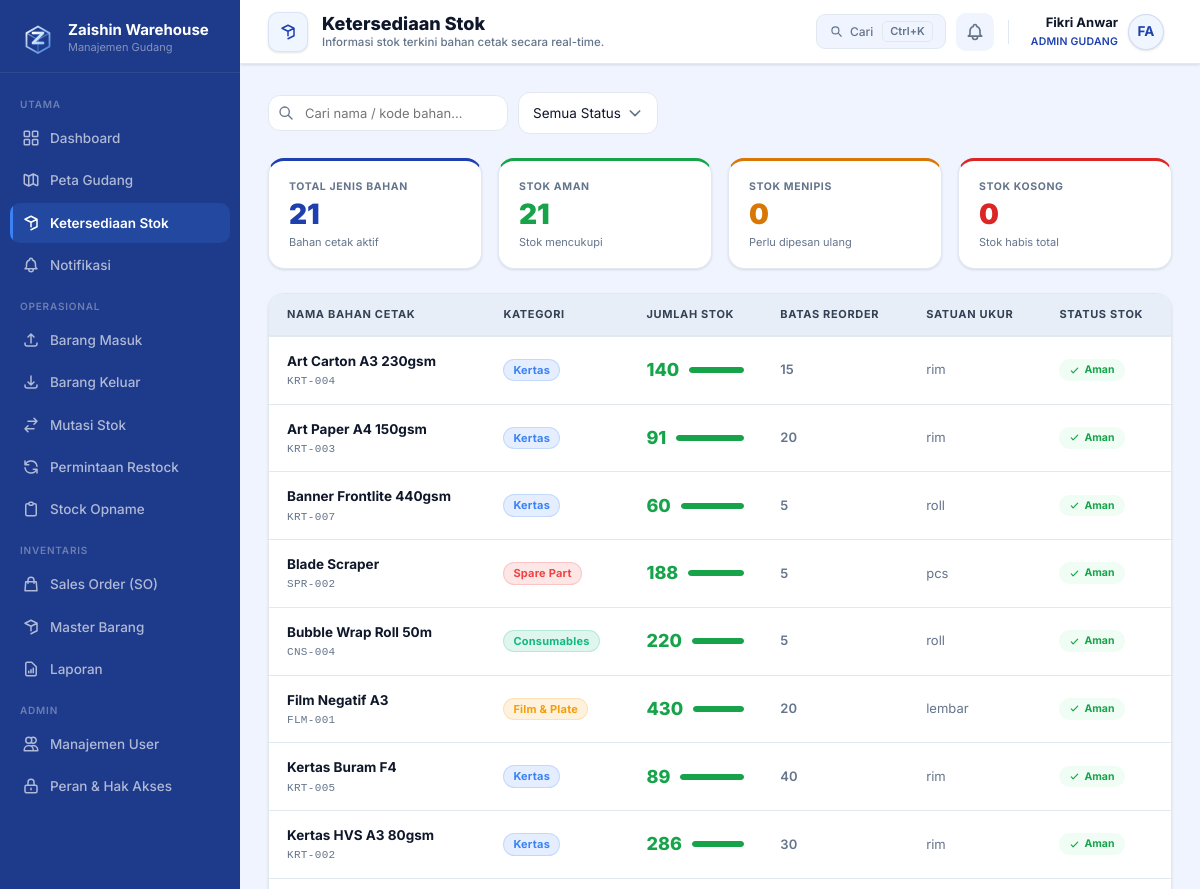
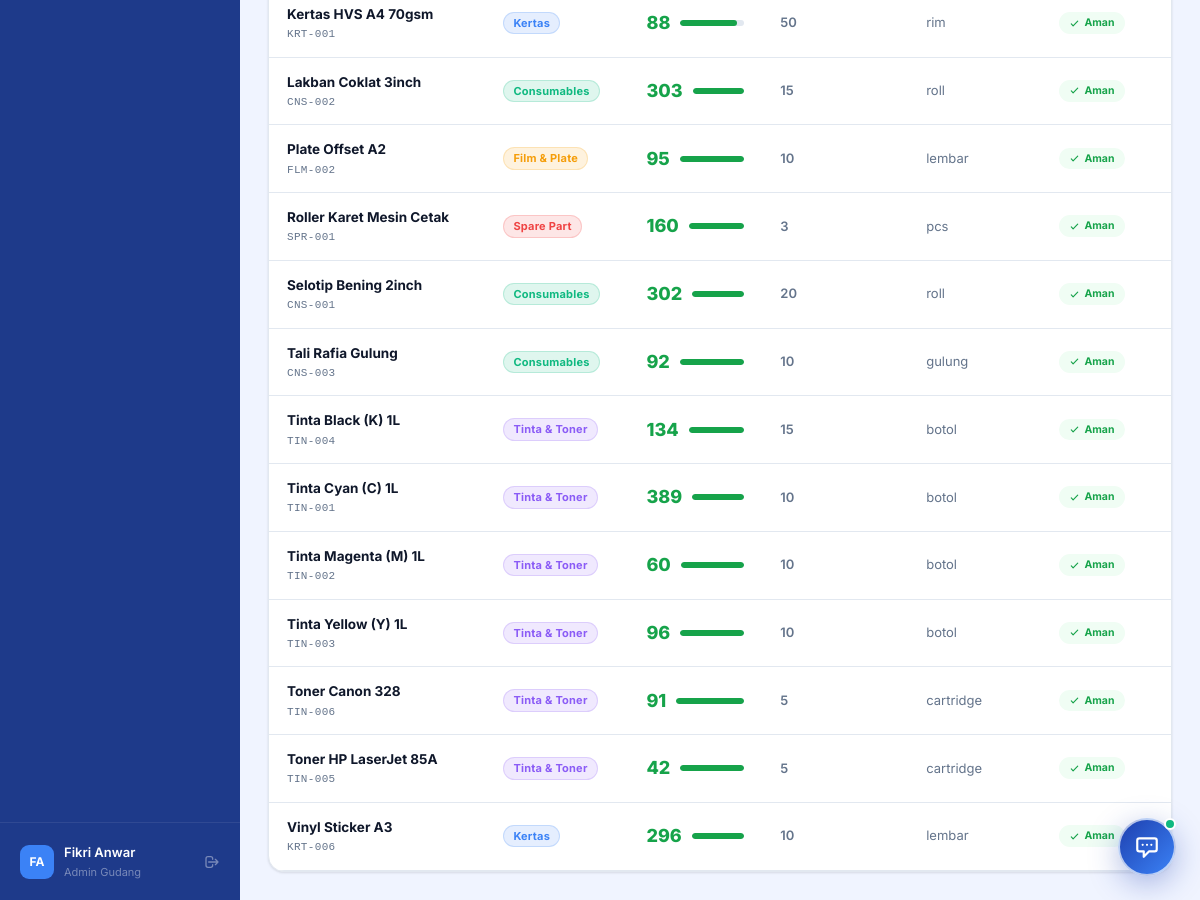
/index.php?page=stock (signed in), run on the app's committed database (2 pictures, top to bottom).
### tables this page shows
CREATE TABLE `items` (
  `id` int(11) NOT NULL,
  `sku` varchar(50) NOT NULL,
  `name` varchar(150) NOT NULL,
  `category_id` int(11) NOT NULL,
  `description` text DEFAULT NULL,
  `unit` varchar(20) NOT NULL DEFAULT 'pcs',
  `min_stock` int(11) NOT NULL DEFAULT 10,
  `qr_code` varchar(100) NOT NULL,
  `created_at` timestamp NOT NULL DEFAULT current_timestamp()
);

CREATE TABLE `categories` (
  `id` int(11) NOT NULL,
  `name` varchar(100) NOT NULL,
  `description` text DEFAULT NULL,
  `color` varchar(7) DEFAULT '#3b82f6',
  `created_at` timestamp NOT NULL DEFAULT current_timestamp()
);

### src/Controllers/StockViewController.php (called while the page is built, shortened)
<?php
$db = getDB();
$stmt = $db->query("
    SELECT i.id, i.name, i.sku, i.unit, i.min_stock,
           c.name AS cat_name, c.color AS cat_color,
           COALESCE(SUM(s.quantity), 0) AS total_stock
    FROM items i
    JOIN categories c ON i.category_id = c.id
    LEFT JOIN stock s ON i.id = s.item_id
    GROUP BY i.id
    ORDER BY i.name
");
$stockItems = $stmt->fetchAll();
require __DIR__ . '/../Views/stock/index.php';
require __DIR__ . '/../Views/layouts/main.php';

### index.php (called while the page is built, shortened)
<?php
$page   = $_GET['page']   ?? 'dashboard';
match ($page) {
    'login'     => require __DIR__ . '/src/Controllers/AuthController.php',
    'logout'    => require __DIR__ . '/src/Controllers/AuthController.php',
    'dashboard' => require __DIR__ . '/src/Controllers/DashboardController.php',
    'stock'     => require __DIR__ . '/src/Controllers/StockViewController.php',
    'items'     => require __DIR__ . '/src/Controllers/ItemController.php',
    'zones'     => require __DIR__ . '/src/Controllers/ZoneController.php',
    'inbound'   => require __DIR__ . '/src/Controllers/InboundController.php',
    'outbound'  => require __DIR__ . '/src/Controllers/OutboundController.php',
    'restock'   => require __DIR__ . '/src/Controllers/RestockController.php',
    'reports'   => require __DIR__ . '/src/Controllers/ReportController.php',
    'users'     => require __DIR__ . '/src/Controllers/UserController.php',
    'roles'     => require __DIR__ . '/src/Controllers/RoleController.php',
    'opname'      => require __DIR__ . '/src/Controllers/OpnameController.php',
    'opname-scan' => require __DIR__ . '/src/Controllers/OpnameController.php',
    'notifications' => require __DIR__ . '/src/Controllers/NotificationController.php',
    'sales-orders' => require __DIR__ . '/src/Controllers/SalesOrderController.php',
    'relocation' => require __DIR__ . '/src/Controllers/RelocationController.php',
    default     => require __DIR__ . '/src/Controllers/DashboardController.php',
};

### src/Views/stock/index.php (the view, shortened to what this page needs)
<?php
$totalItems   = count($stockItems);
$lowItems     = array_filter($stockItems, fn($i) => (int)$i['total_stock'] <= (int)$i['min_stock']);
$critItems    = array_filter($stockItems, fn($i) => (int)$i['total_stock'] === 0);
$healthyItems = $totalItems - count($lowItems);
?>
<div class="stock-view-header justify-start mb-24">
  <div class="stock-search-bar">
    <div class="stock-search-wrap">
      <input type="text" class="stock-search-input" id="stock-search" placeholder="Cari nama / kode bahan…" oninput="filterStockTable(this.value)">
    </div>
  </div>
</div>
<div class="stock-summary-row">
  <div class="stock-summary-card border-top-primary">
    <div class="stock-summary-label">Total Jenis Bahan</div>
    <div class="stock-summary-value text-primary"><?= $totalItems ?></div>
    <div class="stock-summary-sub">Bahan cetak aktif</div>
  </div>
  <div class="stock-summary-card border-top-success">
    <div class="stock-summary-label">Stok Aman</div>
    <div class="stock-summary-value text-success"><?= $healthyItems ?></div>
    <div class="stock-summary-sub">Stok mencukupi</div>
  </div>
  <div class="stock-summary-card border-top-warning">
    <div class="stock-summary-label">Stok Menipis</div>
    <div class="stock-summary-value text-warning"><?= count($lowItems) ?></div>
    <div class="stock-summary-sub">Perlu dipesan ulang</div>
  </div>
  <div class="stock-summary-card border-top-danger">
    <div class="stock-summary-label">Stok Kosong</div>
    <div class="stock-summary-value text-danger"><?= count($critItems) ?></div>
    <div class="stock-summary-sub">Stok habis total</div>
  </div>
</div>
<div class="stock-table-wrap">
  <?php if (empty($stockItems)): ?>
    <div class="empty-state">
      <svg fill="none" stroke="currentColor" viewBox="0 0 24 24" class="empty-state-icon"><path stroke-linecap="round" stroke-linejoin="round" stroke-width="1.5" d="M20 7l-8-4-8 4m16 0l-8 4m8-4v10l-8 4m0-10L4 7m8 10V11"/></svg>
      <div class="empty-state-title">Tidak ada data barang</div>
    </div>
  <?php else: ?>
  <table class="stock-table" id="stock-table">
    <thead>
      <tr>
        <th>Nama Bahan Cetak</th>
        <th>Kategori</th>
        <th>Jumlah Stok</th>
        <th>Batas Reorder</th>
        <th>Satuan Ukur</th>
        <th>Status Stok</th>
      </tr>
    </thead>
    <tbody>
      <?php foreach ($stockItems as $idx => $item):
        $stock    = (int)$item['total_stock'];
        $min      = (int)$item['min_stock'];
        $pct      = $min > 0 ? min(100, round(($stock / max($min * 2, 1)) * 100)) : ($stock > 0 ? 100 : 0);
        if ($stock === 0) {
            $statusClass = 'low';
            $statusLabel = 'Kosong';
            $statusIcon  = '<path stroke-linecap="round" stroke-linejoin="round" stroke-width="2" d="M6 18L18 6M6 6l12 12"/>';
            $barColor    = 'var(--danger)';
        } else {
            $statusClass = 'ok';
            $statusLabel = 'Aman';
            $statusIcon  = '<path stroke-linecap="round" stroke-linejoin="round" stroke-width="2.5" d="M5 13l4 4L19 7"/>';
            $barColor    = 'var(--success)';
        }
        $catColor = $item['cat_color'] ?? '#6366f1';
        $catBg    = $catColor . '22';
      ?>
      <tr style="animation-delay: <?= $idx * 25 ?>ms;"
          data-name="<?= strtolower(htmlspecialchars($item['name'])) ?>"
          data-sku="<?= strtolower(htmlspecialchars($item['sku'])) ?>"
          data-status="<?= $statusClass ?>">
        <td>
          <div class="stock-name-cell">
            <span class="stock-item-name"><?= htmlspecialchars($item['name']) ?></span>
            <span class="stock-item-sku"><?= htmlspecialchars($item['sku']) ?></span>
          </div>
        </td>
        <td>
          <span class="cat-pill" style="background:<?= $catBg ?>; color:<?= $catColor ?>; border: 1px solid <?= $catColor ?>33;">
            <?= htmlspecialchars($item['cat_name']) ?>
          </span>
        </td>
        <td>
          <div class="stock-level-cell">
            <span class="stock-qty" style="color:<?= $barColor ?>;"><?= number_format($stock) ?></span>
            <div class="stock-bar-wrap">
              <div class="stock-bar-fill" style="width:<?= $pct ?>%; background:<?= $barColor ?>;"></div>
            </div>
          </div>
        </td>
        <td class="text-muted font-600"><?= number_format($min) ?></td>
        <td class="text-muted"><?= htmlspecialchars($item['unit']) ?></td>
        <td>
          <span class="stock-status-badge <?= $statusClass ?>">
            <svg fill="none" stroke="currentColor" viewBox="0 0 24 24" class="icon-11"><?= $statusIcon ?></svg>
            <?= $statusLabel ?>
          </span>
        </td>
      </tr>
      <?php endforeach; ?>
    </tbody>
  </table>
  <?php endif; ?>
</div>

### data on the page
items: name "Art Carton A3 230gsm", sku "KRT-004", category.name "Kertas", stock "140", $pct 100 (drawn), min_stock "15", unit "rim", statusLabel "Aman"
items: name "Art Paper A4 150gsm", sku "KRT-003", category.name "Kertas", stock "91", $pct 100 (drawn), min_stock "20", unit "rim", statusLabel "Aman"
items: name "Banner Frontlite 440gsm", sku "KRT-007", category.name "Kertas", stock "60", $pct 100 (drawn), min_stock "5", unit "roll", statusLabel "Aman"
items: name "Blade Scraper", sku "SPR-002", category.name "Spare Part", stock "188", $pct 100 (drawn), min_stock "5", unit "pcs", statusLabel "Aman"
items: name "Bubble Wrap Roll 50m", sku "CNS-004", category.name "Consumables", stock "220", $pct 100 (drawn), min_stock "5", unit "roll", statusLabel "Aman"
items: name "Film Negatif A3", sku "FLM-001", category.name "Film & Plate", stock "430", $pct 100 (drawn), min_stock "20", unit "lembar", statusLabel "Aman"
items: name "Kertas Buram F4", sku "KRT-005", category.name "Kertas", stock "89", $pct 100 (drawn), min_stock "40", unit "rim", statusLabel "Aman"
items: name "Kertas HVS A3 80gsm", sku "KRT-002", category.name "Kertas", stock "286", $pct 100 (drawn), min_stock "30", unit "rim", statusLabel "Aman"
items: name "Kertas HVS A4 70gsm", sku "KRT-001", category.name "Kertas", stock "88", min_stock "50", unit "rim", statusLabel "Aman"
items: name "Lakban Coklat 3inch", sku "CNS-002", category.name "Consumables", stock "303", $pct 100 (drawn), min_stock "15", unit "roll", statusLabel "Aman"
items: name "Plate Offset A2", sku "FLM-002", category.name "Film & Plate", stock "95", $pct 100 (drawn), min_stock "10", unit "lembar", statusLabel "Aman"
items: name "Roller Karet Mesin Cetak", sku "SPR-001", category.name "Spare Part", stock "160", $pct 100 (drawn), min_stock "3", unit "pcs", statusLabel "Aman"
items: name "Selotip Bening 2inch", sku "CNS-001", category.name "Consumables", stock "302", $pct 100 (drawn), min_stock "20", unit "roll", statusLabel "Aman"
items: name "Tali Rafia Gulung", sku "CNS-003", category.name "Consumables", stock "92", $pct 100 (drawn), min_stock "10", unit "gulung", statusLabel "Aman"
items: name "Tinta Black (K) 1L", sku "TIN-004", category.name "Tinta & Toner", stock "134", $pct 100 (drawn), min_stock "15", unit "botol", statusLabel "Aman"
items: name "Tinta Cyan (C) 1L", sku "TIN-001", category.name "Tinta & Toner", stock "389", $pct 100 (drawn), min_stock "10", unit "botol", statusLabel "Aman"
items: name "Tinta Magenta (M) 1L", sku "TIN-002", category.name "Tinta & Toner", stock "60", $pct 100 (drawn), min_stock "10", unit "botol", statusLabel "Aman"
items: name "Tinta Yellow (Y) 1L", sku "TIN-003", category.name "Tinta & Toner", stock "96", $pct 100 (drawn), min_stock "10", unit "botol", statusLabel "Aman"
items: name "Toner Canon 328", sku "TIN-006", category.name "Tinta & Toner", stock "91", $pct 100 (drawn), min_stock "5", unit "cartridge", statusLabel "Aman"
items: name "Toner HP LaserJet 85A", sku "TIN-005", category.name "Tinta & Toner", stock "42", $pct 100 (drawn), min_stock "5", unit "cartridge", statusLabel "Aman"
items: name "Vinyl Sticker A3", sku "KRT-006", category.name "Kertas", stock "296", $pct 100 (drawn), min_stock "10", unit "lembar", statusLabel "Aman"

### other printed values
$_SESSION['user_avatar'] "FA"
$_SESSION['user_name'] "Fikri Anwar"
roleLabel($_SESSION['user_role'] ?? '') "Admin Gudang"
$pageTitle "Ketersediaan Stok"
$pageSubtitle "Informasi stok terkini bahan cetak secara real-time."
roleLabel($_SESSION['user_role'] ?? '') "ADMIN GUDANG"
$totalItems "21"
$healthyItems "21"
count($lowItems) "0"
count($critItems) "0"
